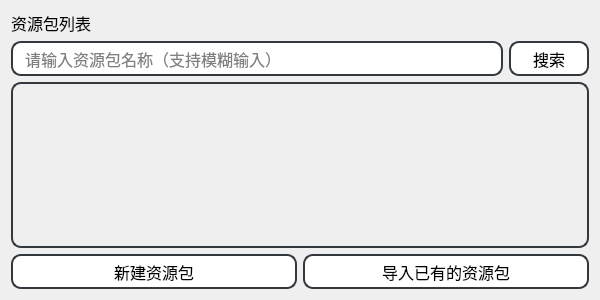
<?xml version="1.0" encoding="UTF-8"?>
<ui version="4.0">
 <class>search_dialog</class>
 <widget class="QDialog" name="search_dialog">
  <property name="windowModality">
   <enum>Qt::NonModal</enum>
  </property>
  <property name="enabled">
   <bool>true</bool>
  </property>
  <property name="geometry">
   <rect>
    <x>0</x>
    <y>0</y>
    <width>600</width>
    <height>300</height>
   </rect>
  </property>
  <property name="sizePolicy">
   <sizepolicy hsizetype="Fixed" vsizetype="Fixed">
    <horstretch>0</horstretch>
    <verstretch>6</verstretch>
   </sizepolicy>
  </property>
  <property name="font">
   <font>
    <family>黑体</family>
    <pointsize>12</pointsize>
   </font>
  </property>
  <property name="windowTitle">
   <string>鹅山通</string>
  </property>
  <property name="windowIcon">
   <iconset>
    <normaloff>icon.svg</normaloff>icon.svg</iconset>
  </property>
  <property name="layoutDirection">
   <enum>Qt::LeftToRight</enum>
  </property>
  <property name="sizeGripEnabled">
   <bool>false</bool>
  </property>
  <layout class="QVBoxLayout" name="verticalLayout" stretch="50,100,468,100">
   <property name="spacing">
    <number>6</number>
   </property>
   <property name="sizeConstraint">
    <enum>QLayout::SetDefaultConstraint</enum>
   </property>
   <item>
    <widget class="QLabel" name="label">
     <property name="text">
      <string>资源包列表</string>
     </property>
    </widget>
   </item>
   <item>
    <layout class="QHBoxLayout" name="horizontalLayout_2" stretch="618,100">
     <item>
      <widget class="QLineEdit" name="searchText">
       <property name="sizePolicy">
        <sizepolicy hsizetype="Minimum" vsizetype="Preferred">
         <horstretch>0</horstretch>
         <verstretch>0</verstretch>
        </sizepolicy>
       </property>
       <property name="font">
        <font>
         <family>黑体</family>
         <pointsize>12</pointsize>
        </font>
       </property>
       <property name="styleSheet">
        <string notr="true">QLineEdit {
    border: 2px solid #33373E;     
    border-radius: 10px;            
    padding-left: 10px;             
    padding-right: 10px;          
    color: #000000;                 
    background-color: #FFFFFF;      
}
</string>
       </property>
       <property name="text">
        <string/>
       </property>
       <property name="placeholderText">
        <string>请输入资源包名称（支持模糊输入）</string>
       </property>
       <property name="cursorMoveStyle">
        <enum>Qt::LogicalMoveStyle</enum>
       </property>
      </widget>
     </item>
     <item>
      <widget class="QPushButton" name="get">
       <property name="sizePolicy">
        <sizepolicy hsizetype="Expanding" vsizetype="Expanding">
         <horstretch>0</horstretch>
         <verstretch>0</verstretch>
        </sizepolicy>
       </property>
       <property name="font">
        <font>
         <family>黑体</family>
         <pointsize>12</pointsize>
        </font>
       </property>
       <property name="styleSheet">
        <string notr="true">QPushButton {
	border-radius: 10px;
	border: 2px solid #33373E;
    background-color: #FFFFFF;      
}
QPushButton:hover {
    background-color: rgb(209, 209, 209);
}
QPushButton:pressed {
    background-color: rgb(190, 190, 190); 
}</string>
       </property>
       <property name="text">
        <string>搜索</string>
       </property>
      </widget>
     </item>
    </layout>
   </item>
   <item>
    <widget class="QScrollArea" name="scrollArea">
     <property name="styleSheet">
      <string notr="true">#scrollArea {
	border-radius: 10px;
	border: 2px solid #33373E;
	border-style: solid;
	padding: 10px;
}
QScrollBar:vertical {
border: none;
width: 10px;
margin: 0px 0 0px 0;
}
QScrollBar::handle:vertical {
background: Gainsboro;
min-height: 20px;
border-radius: 5px;
border: none;
}
QScrollBar::add-line:vertical {
border: 0px solid grey;
height: 0px;
subcontrol-position: bottom;
subcontrol-origin: margin;
}
QScrollBar::sub-line:vertical {
border: 0px solid grey;
height: 0px;
subcontrol-position: top;
subcontrol-origin: margin;
}
QScrollBar::add-page:vertical, QScrollBar::sub-page:vertical {
background: none;
width: 0px;
height: 0px;
}
QScrollBar::handle:vertical:hover,QScrollBar::handle:vertical:pressed{
background: rgb(209, 209, 209);
min-height: 20px;
border-radius: 5px;
border: none;
}</string>
     </property>
     <property name="widgetResizable">
      <bool>true</bool>
     </property>
     <widget class="QWidget" name="scrollAreaWidgetContents">
      <property name="geometry">
       <rect>
        <x>0</x>
        <y>0</y>
        <width>558</width>
        <height>148</height>
       </rect>
      </property>
      <layout class="QVBoxLayout" name="pack_layout"/>
     </widget>
    </widget>
   </item>
   <item>
    <layout class="QHBoxLayout" name="horizontalLayout" stretch="1,1">
     <item>
      <widget class="QPushButton" name="new_add">
       <property name="sizePolicy">
        <sizepolicy hsizetype="Expanding" vsizetype="Expanding">
         <horstretch>0</horstretch>
         <verstretch>0</verstretch>
        </sizepolicy>
       </property>
       <property name="styleSheet">
        <string notr="true">QPushButton {
	border-radius: 10px;
	border: 2px solid #33373E;
    background-color: #FFFFFF;      
}
QPushButton:hover {
    background-color: rgb(209, 209, 209);
}
QPushButton:pressed {
    background-color: rgb(190, 190, 190); 
}</string>
       </property>
       <property name="text">
        <string>新建资源包</string>
       </property>
      </widget>
     </item>
     <item>
      <widget class="QPushButton" name="old_add">
       <property name="sizePolicy">
        <sizepolicy hsizetype="Expanding" vsizetype="Expanding">
         <horstretch>0</horstretch>
         <verstretch>0</verstretch>
        </sizepolicy>
       </property>
       <property name="font">
        <font>
         <family>黑体</family>
         <pointsize>12</pointsize>
        </font>
       </property>
       <property name="styleSheet">
        <string notr="true">QPushButton {
	border-radius: 10px;
	border: 2px solid #33373E;
    background-color: #FFFFFF;      
}
QPushButton:hover {
    background-color: rgb(209, 209, 209);
}
QPushButton:pressed {
    background-color: rgb(190, 190, 190); 
}</string>
       </property>
       <property name="text">
        <string>导入已有的资源包</string>
       </property>
      </widget>
     </item>
    </layout>
   </item>
  </layout>
 </widget>
 <resources/>
 <connections/>
</ui>
